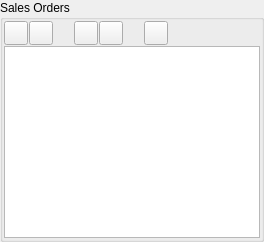
        <widget class="QGroupBox" name="groupBox">
         <property name="title">
          <string>Sales Orders</string>
         </property>
         <layout class="QGridLayout" name="gridLayout">
          <property name="leftMargin">
           <number>1</number>
          </property>
          <property name="topMargin">
           <number>1</number>
          </property>
          <property name="rightMargin">
           <number>1</number>
          </property>
          <property name="bottomMargin">
           <number>1</number>
          </property>
          <property name="horizontalSpacing">
           <number>3</number>
          </property>
          <property name="verticalSpacing">
           <number>1</number>
          </property>
          <item row="0" column="0">
           <layout class="QHBoxLayout" name="horizontalLayout_2">
            <property name="spacing">
             <number>1</number>
            </property>
            <item>
             <widget class="QToolButton" name="pbAddOrder">
              <property name="minimumSize">
               <size>
                <width>24</width>
                <height>24</height>
               </size>
              </property>
              <property name="maximumSize">
               <size>
                <width>24</width>
                <height>24</height>
               </size>
              </property>
              <property name="toolTip">
               <string>Add order</string>
              </property>
              <property name="text">
               <string/>
              </property>
              <property name="icon">
               <iconset resource="../../../db/src/gui/db.qrc">
                <normaloff>:/images/icons/add.png</normaloff>:/images/icons/add.png</iconset>
              </property>
              <property name="iconSize">
               <size>
                <width>16</width>
                <height>16</height>
               </size>
              </property>
             </widget>
            </item>
            <item>
             <widget class="QToolButton" name="pbDeleteOrder">
              <property name="minimumSize">
               <size>
                <width>24</width>
                <height>24</height>
               </size>
              </property>
              <property name="maximumSize">
               <size>
                <width>24</width>
                <height>24</height>
               </size>
              </property>
              <property name="toolTip">
               <string>Delete order</string>
              </property>
              <property name="text">
               <string/>
              </property>
              <property name="icon">
               <iconset>
                <normalon>:/images/icons/delete.png</normalon>
               </iconset>
              </property>
              <property name="iconSize">
               <size>
                <width>16</width>
                <height>16</height>
               </size>
              </property>
             </widget>
            </item>
            <item>
             <spacer name="horizontalSpacer_2">
              <property name="orientation">
               <enum>Qt::Horizontal</enum>
              </property>
              <property name="sizeType">
               <enum>QSizePolicy::Preferred</enum>
              </property>
              <property name="sizeHint" stdset="0">
               <size>
                <width>20</width>
                <height>20</height>
               </size>
              </property>
             </spacer>
            </item>
            <item>
             <widget class="QToolButton" name="pbSaveOrder">
              <property name="minimumSize">
               <size>
                <width>24</width>
                <height>24</height>
               </size>
              </property>
              <property name="maximumSize">
               <size>
                <width>24</width>
                <height>24</height>
               </size>
              </property>
              <property name="text">
               <string/>
              </property>
              <property name="icon">
               <iconset resource="../../../db/src/gui/db.qrc">
                <normaloff>:/images/icons/database_save.png</normaloff>:/images/icons/database_save.png</iconset>
              </property>
             </widget>
            </item>
            <item>
             <widget class="QToolButton" name="pbRevertOrder">
              <property name="minimumSize">
               <size>
                <width>24</width>
                <height>24</height>
               </size>
              </property>
              <property name="maximumSize">
               <size>
                <width>24</width>
                <height>24</height>
               </size>
              </property>
              <property name="toolTip">
               <string>Undo current changes</string>
              </property>
              <property name="text">
               <string/>
              </property>
              <property name="icon">
               <iconset resource="../../../db/src/gui/db.qrc">
                <normaloff>:/images/icons/arrow_undo.png</normaloff>:/images/icons/arrow_undo.png</iconset>
              </property>
             </widget>
            </item>
            <item>
             <spacer name="horizontalSpacer_6">
              <property name="orientation">
               <enum>Qt::Horizontal</enum>
              </property>
              <property name="sizeType">
               <enum>QSizePolicy::Preferred</enum>
              </property>
              <property name="sizeHint" stdset="0">
               <size>
                <width>20</width>
                <height>20</height>
               </size>
              </property>
             </spacer>
            </item>
            <item>
             <widget class="QToolButton" name="pbCopyOrder">
              <property name="minimumSize">
               <size>
                <width>24</width>
                <height>24</height>
               </size>
              </property>
              <property name="maximumSize">
               <size>
                <width>24</width>
                <height>24</height>
               </size>
              </property>
              <property name="toolTip">
               <string>Copy order</string>
              </property>
              <property name="text">
               <string/>
              </property>
              <property name="icon">
               <iconset resource="../../../db/src/gui/db.qrc">
                <normaloff>:/images/icons/page_copy.png</normaloff>:/images/icons/page_copy.png</iconset>
              </property>
             </widget>
            </item>
            <item>
             <spacer name="horizontalSpacer_5">
              <property name="orientation">
               <enum>Qt::Horizontal</enum>
              </property>
              <property name="sizeHint" stdset="0">
               <size>
                <width>40</width>
                <height>20</height>
               </size>
              </property>
             </spacer>
            </item>
           </layout>
          </item>
          <item row="1" column="0">
           <widget class="QTableView" name="tvOrders">
            <property name="sizePolicy">
             <sizepolicy hsizetype="Expanding" vsizetype="Expanding">
              <horstretch>2</horstretch>
              <verstretch>0</verstretch>
             </sizepolicy>
            </property>
            <property name="minimumSize">
             <size>
              <width>0</width>
              <height>0</height>
             </size>
            </property>
            <property name="maximumSize">
             <size>
              <width>16777215</width>
              <height>16777215</height>
             </size>
            </property>
           </widget>
          </item>
         </layout>
        </widget>
